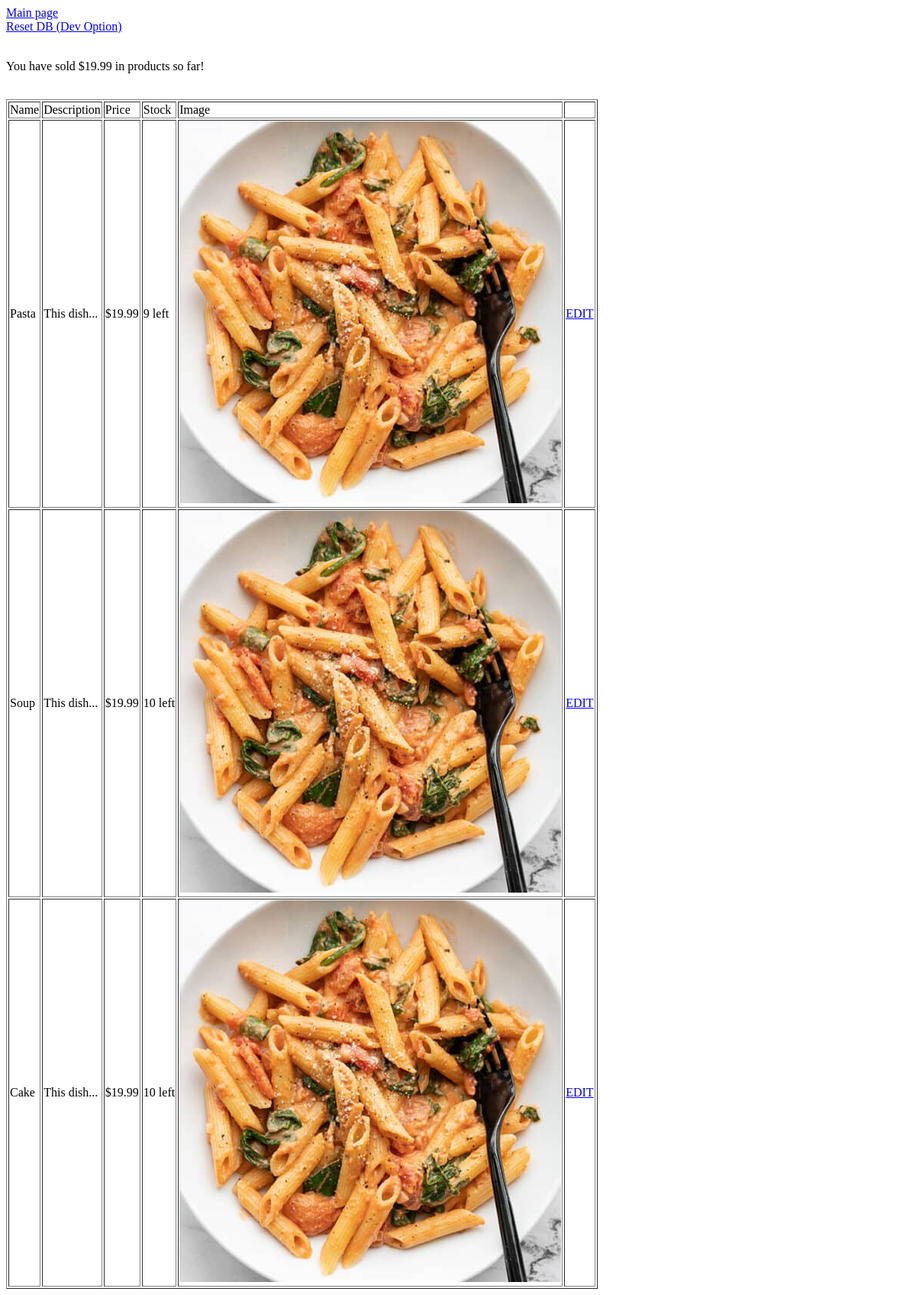
The page /manage on the database as committed earlier.
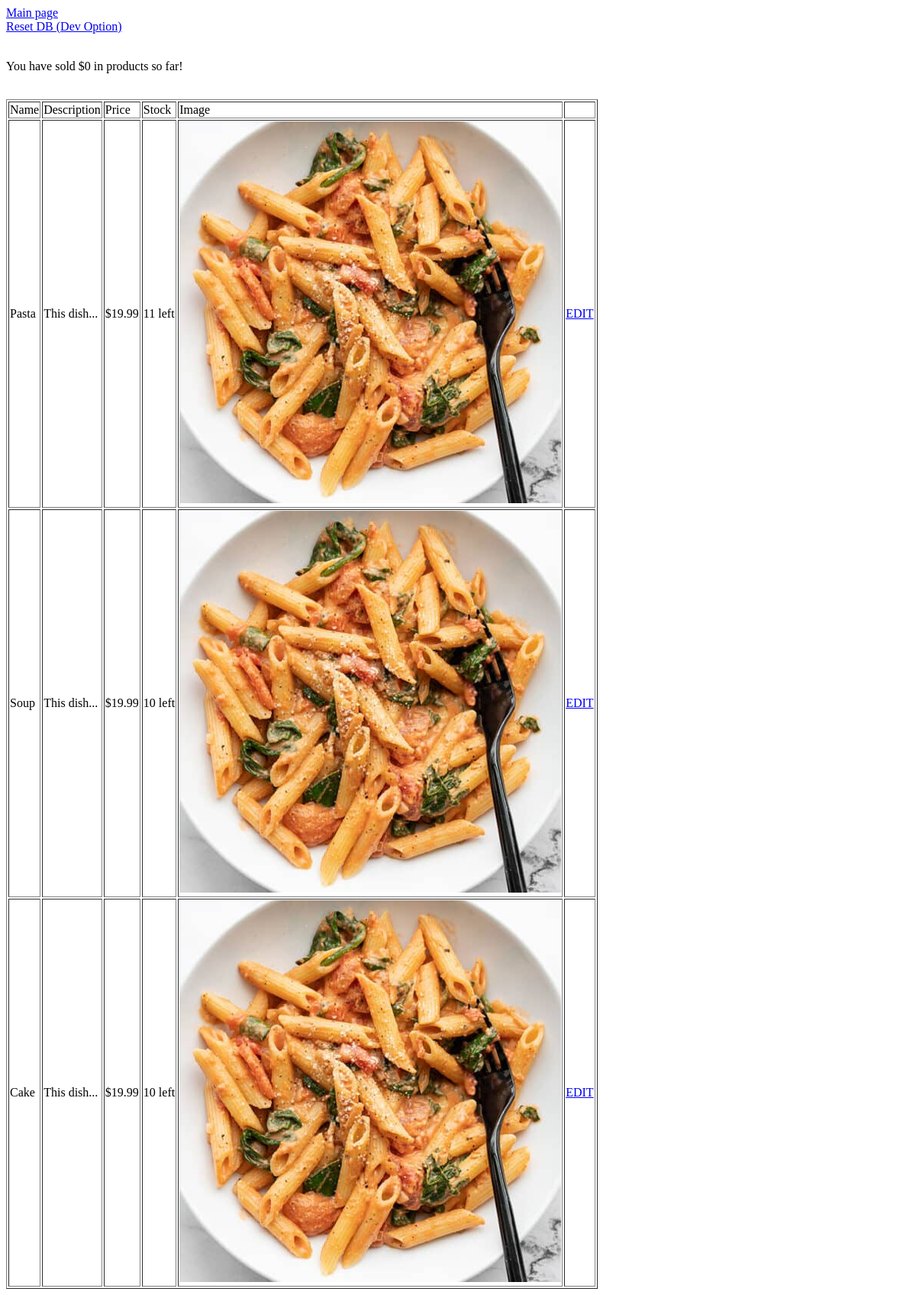
The same page on the database as committed later.
### tables this page shows
CREATE TABLE products (name TEXT, description TEXT, price FLOAT, stock INTEGER, imgpath TEXT);

### image_repository/views.py (the view)
@app.route("/manage", methods=['GET', 'POST'])
def manage_page():
    products = process_info()
    (cursor, _) = get_cursor()
    cursor.execute("SELECT SUM(value) FROM transactions")
    result = cursor.fetchone()[0]
    earnings = result if result else 0
    return render_template("manage.html", products=products, earnings=earnings)

### image_repository/views.py (called while the page is built)
def get_cursor():
    connection = sql.connect("products.db")
    cursor = connection.cursor()
    return (cursor, connection)

def process_info():
    (cursor, _) = get_cursor()
    cursor.execute("SELECT rowid, * FROM products")
    rows = cursor.fetchall()
    print("Retrieved %d database entries" % len(rows))
    products = []
    for row in rows:
        products.append({
            "id":    row[0],
            "name":  row[1],
            "description": row[2],
            "price": "$%.2f" % (row[3]),
            "stock": "%d left" % (row[4]),
            "src":   "%s" % (row[5]),
        })
    return products

### image_repository/templates/manage.html (shortened to what this page needs)
<!doctype html>
<html>
    <head>
    </head>
    <body>
        <a href="/">Main page</a> <br>
        <a href="/reset">Reset DB (Dev Option)</a> <br>
        <br>
        <p>You have sold ${{earnings}} in products so far!</p> <br>
        <table border = 1>
            <thead>
                <td>Name</td>
                <td>Description</td>
                <td>Price</td>
                <td>Stock</td>
                <td>Image</td>
                <td></td>
            </thead>
            {% for product in products %}
                <tr>
                <td>{{product["name"]}}</td>
                <td>{{product["description"]}}</td>
                <td>{{product["price"]}}</td>
                <td>{{product["stock"]}}</td>
                <td><img src='{{product["src"]}}' /></td>
                <td><a href='/edit/{{product["id"]}}'>EDIT</button></td>
                </tr>
            {% endfor %}
        </table>
    </body>
</html>

Rows that differ between the two databases and show on the page:
changed products "Pasta": stock "9 left" → "11 left"
Other text that changed with them:
{{ earnings }}: "19.99" → "0"
